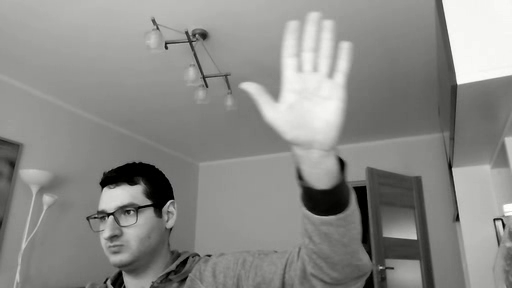
//> input picture frame 23 of tracking1/data/film1gray.mp4, 512 x 288 px
$ ./main   (built with g++ and OpenCV 4)
//> lines starting //> are read from the running program, lines starting //| are printed output that depends on the picture; after the words box and inside, x2 and y2 are one past the last pixel; in counts of white or black regions, pixels touching at a corner belong together
#include <opencv2\opencv.hpp>
#include <opencv2\tracking.hpp>
#include <opencv2\highgui\highgui.hpp>
#include <opencv2\core\ocl.hpp>


using namespace cv;
using namespace std;

// Convert to string
#define SSTR( x ) static_cast< std::ostringstream & >( \
( std::ostringstream() << std::dec << x ) ).str()


int main() {

	//List of tracker types in OpenCV 3.4
	//NOTE: GOTURN implementation is bugged and don't work
	string trackerTypes[6] = { "BOOSTING","MIL","KCF","TLD","MEDIALFLOW","GOTURN" };
	//vector <string> trackerTypes(type,std::end(type));

	//create tracker
	string trackerType = trackerTypes[2]; //KCF

	Ptr<Tracker> tracker;

#if (CV_MINOR_VERSION <3)
	{
		tracker = Tracker::create(trackerType);
	}
#else
	{
	if (trackerType == "BOOSTING") tracker = TrackerBoosting::create();
	if (trackerType == "MIL") tracker = TrackerMIL::create();
	if (trackerType == "KCF") tracker = TrackerKCF::create();
	if (trackerType == "TLD") tracker = TrackerTLD::create();
	if (trackerType == "MEDIAFLOW") tracker = TrackerMedianFlow::create();
	if (trackerType == "GOTURN") tracker = TrackerGOTURN::create();
	}
#endif

	//Read video
	VideoCapture video("data/film1gray.mp4");

	if (!video.isOpened()) {
		cout << "ERROR: File not opened!"<<endl;
		int key= waitKey(0);
		return 1;
	}
	else {
		Mat frame;

		bool ok = video.read(frame);
//> frame is the input picture: 288 rows x 512 cols, CV_8UC3; mean B, G, R 135.9, 138.9, 138.9

		//Define initial bounding box
		Rect2d bbox(287, 23, 86, 320);

		bbox = selectROI(frame, false);
//> the box from (128, 72) to (384, 216) is selected with the mouse
//> bbox = Rect(128, 72, 256, 144)

		//Display bounding box.
		rectangle(frame, bbox, Scalar(255, 0, 0), 2, 1);
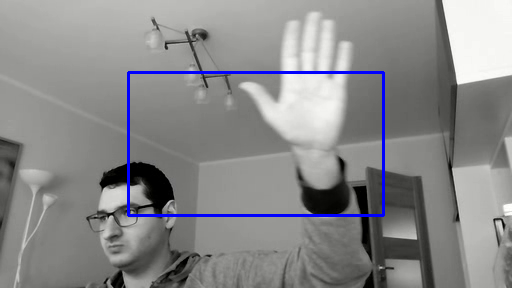
//> frame: 288 rows x 512 cols, CV_8UC3; 1.62% of pixels changed, all inside (x1, y1, x2, y2) = (127, 71, 385, 217)
		imshow("Tracking", frame);

		tracker->init(frame, bbox);

		while (video.read(frame)) {
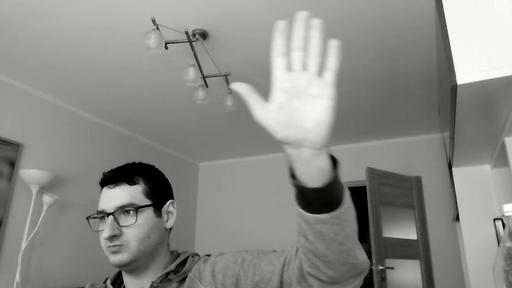
//> input picture frame 24 of tracking1/data/film1gray.mp4, 512 x 288 px
//> frame is the input picture: 288 rows x 512 cols, CV_8UC3; mean B, G, R 135.5, 138.5, 138.5

			//Start timer
			double timer = (double)getTickCount();

			//Update the tracking result
			bool ok = tracker->update(frame, bbox);
//> ok = true

			//calculate Frames per second (FPS)
			float fps = getTickFrequency() / ((double)getTickCount() - timer);

			if (ok) {
				//Tracking success :Dram the tracked object
				rectangle(frame, bbox, Scalar(255, 0, 0), 2, 1);
			}
			else {
				//Tracking failure detecked
				putText(frame, "Tracking failure", Point(250, 20), FONT_HERSHEY_SIMPLEX, 0.75, Scalar(0, 0, 255), 2);
			}

			//Displat tracker type on frame
			putText(frame, trackerType + " Tracker", Point(100, 20), FONT_HERSHEY_SIMPLEX, 0.75, Scalar(50, 170, 50), 2);
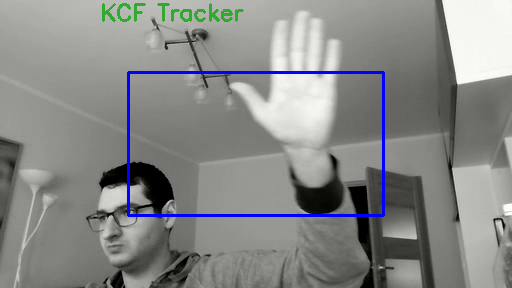
//> frame: 288 rows x 512 cols, CV_8UC3; mean B, G, R 136.8, 136.3, 135.5

			//Diplay FPS on frame
			putText(frame, "FPS : " + SSTR(int(fps)), Point(100, 50), FONT_HERSHEY_SIMPLEX, 0.75, Scalar(50, 170, 50), 2);

			//Displat frame
			imshow("Tracking", frame);
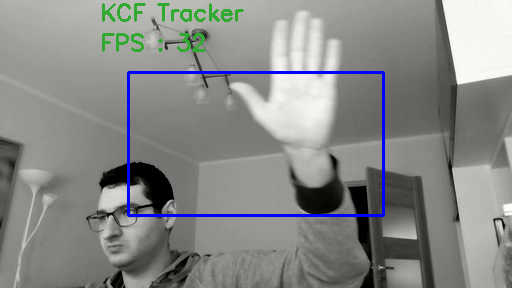
//> window 'Tracking': 288 rows x 512 cols, CV_8UC3; mean B, G, R 136.4, 136.4, 135.1

			int k = waitKey(1);
//> the Esc key is pressed
			if (k == 27) {
				break;
			}


		}

		return 0;
//> (the program exits here)

$ run again, starting later in the video
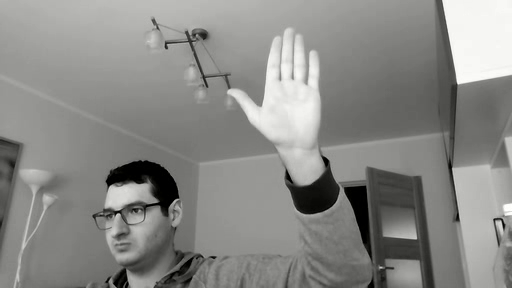
//> input picture frame 105 of tracking1/data/film1gray.mp4, 512 x 288 px
//> frame is the input picture: 288 rows x 512 cols, CV_8UC3; mean B, G, R 134.7, 137.6, 137.6
//> bbox = Rect(128, 72, 256, 144)
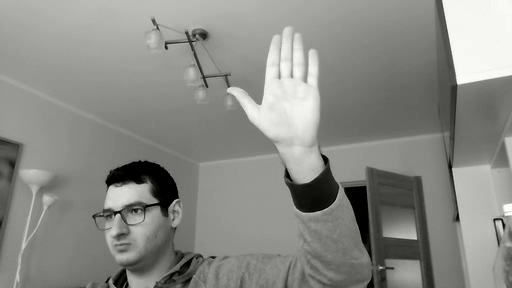
//> input picture frame 106 of tracking1/data/film1gray.mp4, 512 x 288 px
//> frame is the input picture: 288 rows x 512 cols, CV_8UC3; mean B, G, R 134.7, 137.6, 137.6
//> ok = true
//> `imshow("Tracking", frame);`:
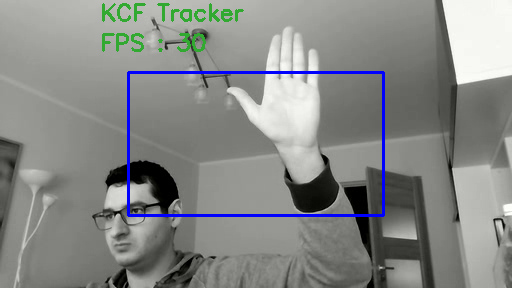
//> window 'Tracking': 288 rows x 512 cols, CV_8UC3; mean B, G, R 135.5, 135.5, 134.3

$ run again, starting later in the video
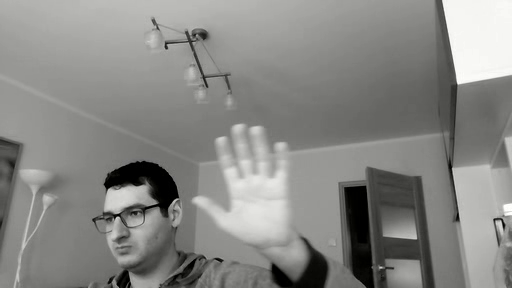
//> input picture frame 187 of tracking1/data/film1gray.mp4, 512 x 288 px
//> frame is the input picture: 288 rows x 512 cols, CV_8UC3; mean B, G, R 132.8, 135.8, 135.8
//> bbox = Rect(128, 72, 256, 144)
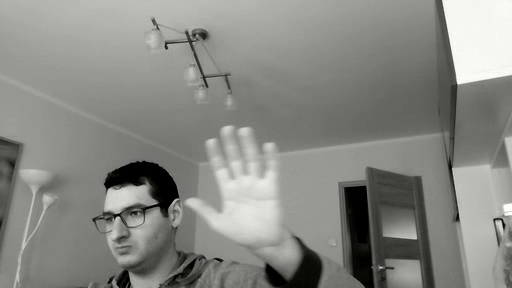
//> input picture frame 188 of tracking1/data/film1gray.mp4, 512 x 288 px
//> frame is the input picture: 288 rows x 512 cols, CV_8UC3; mean B, G, R 132.7, 135.7, 135.7
//> ok = true
//> `imshow("Tracking", frame);`:
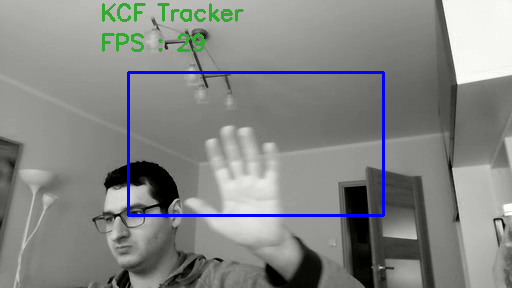
//> window 'Tracking': 288 rows x 512 cols, CV_8UC3; mean B, G, R 133.6, 133.6, 132.3
